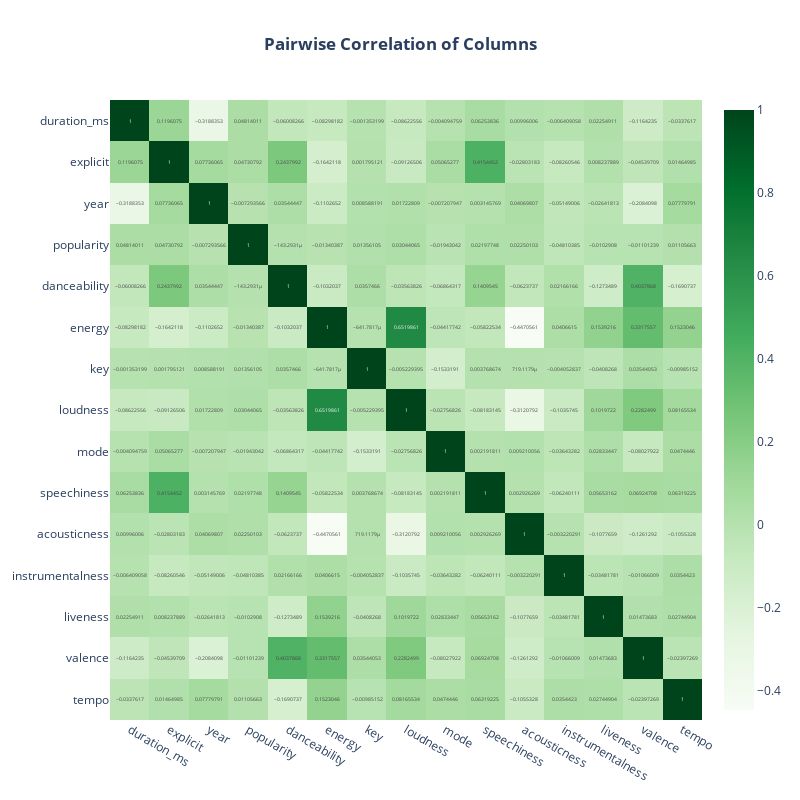

Source (notebook cell):
### Code cell
fig=px.imshow(df_corr.corr(), text_auto=True, height=800, width=800, color_continuous_scale=px.colors.sequential.Greens, 
              aspect='auto', title='<b>Pairwise Correlation of Columns')
fig.update_layout(title_x=0.5)
fig.show()

### Figure 1 — Plotly figure (JSON) as saved in the notebook; plotly's stock layout.template omitted (floating-point values rounded to 4 significant figures; data arrays with more than 128 entries replaced by an {"elided": "..."} marker saying what was removed)
{"data": [{"coloraxis": "coloraxis", "hovertemplate": "x: %{x}<br>y: %{y}<br>color: %{z}<extra></extra>", "name": "0", "texttemplate": "%{z}", "type": "heatmap", "x": ["duration_ms", "explicit", "year", "popularity", "danceability", "energy", "key", "loudness", "mode", "speechiness", "acousticness", "instrumentalness", "liveness", "valence", "tempo"], "xaxis": "x", "y": ["duration_ms", "explicit", "year", "popularity", "danceability", "energy", "key", "loudness", "mode", "speechiness", "acousticness", "instrumentalness", "liveness", "valence", "tempo"], "yaxis": "y", "z": {"elided": "15x15 float values"}}], "layout": {"coloraxis": {"colorscale": [[0, "rgb(247,252,245)"], [0.125, "rgb(229,245,224)"], [0.25, "rgb(199,233,192)"], [0.375, "rgb(161,217,155)"], [0.5, "rgb(116,196,118)"], [0.625, "rgb(65,171,93)"], [0.75, "rgb(35,139,69)"], [0.875, "rgb(0,109,44)"], [1, "rgb(0,68,27)"]]}, "height": 800, "title": {"text": "<b>Pairwise Correlation of Columns", "x": 0.5}, "width": 800, "xaxis": {"anchor": "y", "autorange": true, "domain": [0, 1], "range": [-0.5, 14.5], "type": "category"}, "yaxis": {"anchor": "x", "autorange": true, "domain": [0, 1], "range": [14.5, -0.5], "type": "category"}}}
